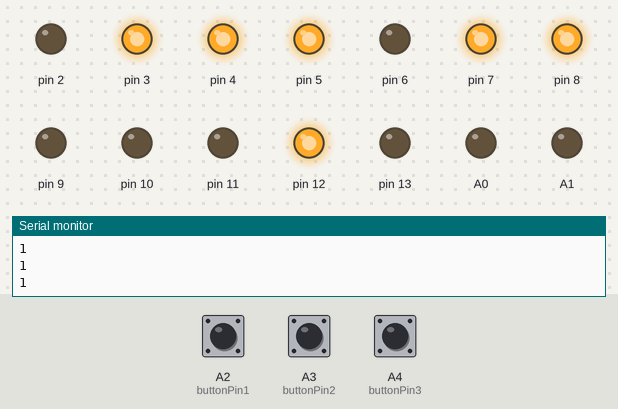
The sketch below on a simulated Arduino Uno, built with avr-gcc and run on an emulated ATmega328P. Shown: output pins drawn as LEDs (lit = HIGH), the last lines printed to the serial monitor. Dashed ring = blinking. Inputs (shaded band) come from the test bench; at power-on: A2 (buttonPin1) LOW, A3 (buttonPin2) LOW, A4 (buttonPin3) LOW.

Above: at 1.2 s.
1.3 s: A2 (buttonPin1) pulled HIGH for 0.15 s
At 2.1 s:
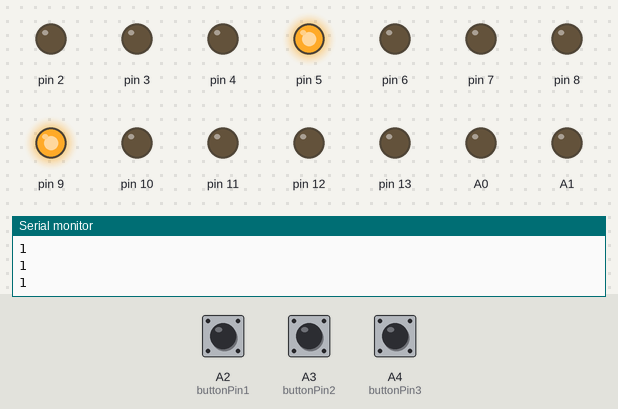
2.9 s: A3 (buttonPin2) pulled HIGH for 0.15 s
At 3.7 s:
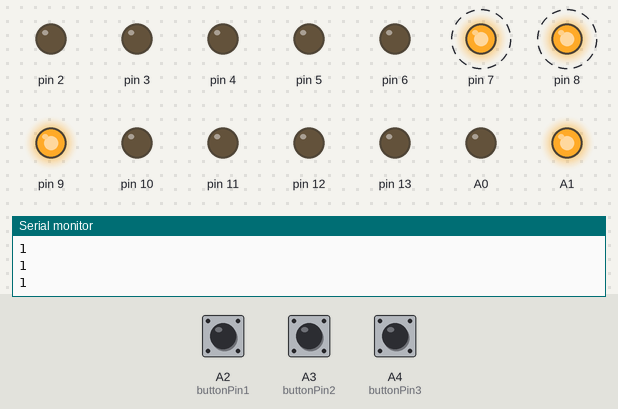
6.0 s: A3 (buttonPin2) pulled HIGH for 1 s
At 6.0 s:
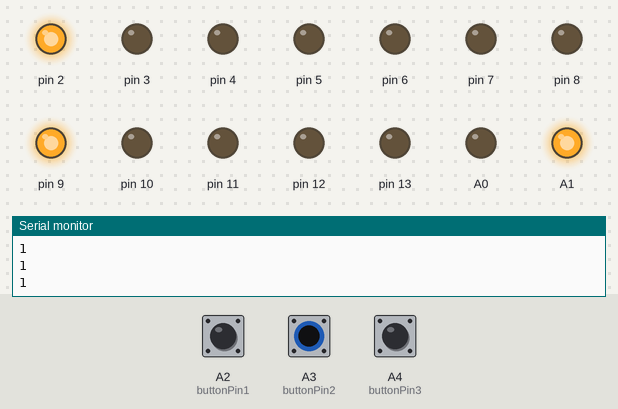
8.5 s: A2 (buttonPin1) pulled HIGH for 1 s
At 9.8 s:
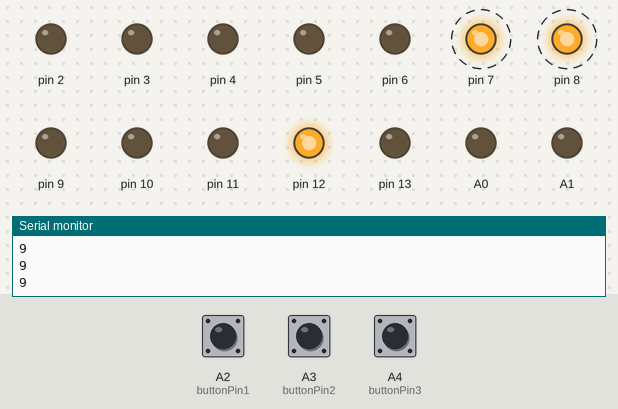
12.5 s: A2 (buttonPin1) pulled HIGH for 3.2 s
At 13.2 s:
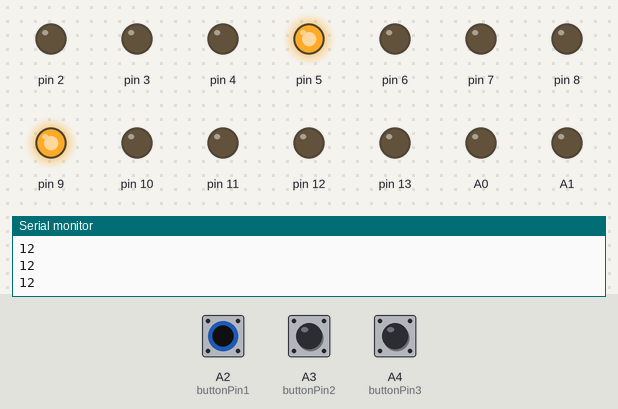
17.2 s: A3 (buttonPin2) pulled HIGH for 0.15 s
At 19.0 s:
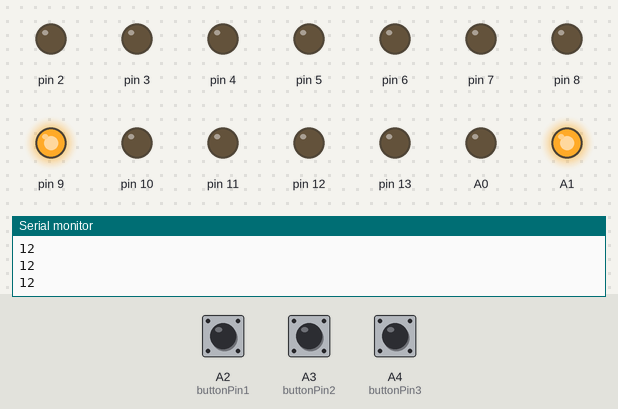
Timing chart, 0 to 24.7 s (numbered marks = the images above; inputs shaded):
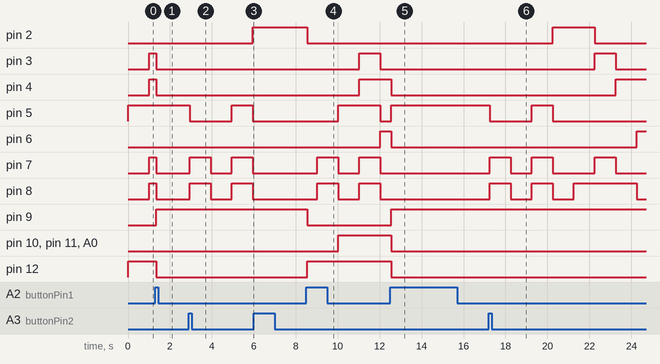

Measured:
- after the input at 1.3 s, pin 3, pin 7, pin 8: HIGH → LOW after 0.06 s instead of 0.71 s; pin 4, pin 12: HIGH → LOW after 0.06 s; pin 5: stays HIGH (without the input it goes to LOW after 0.71 s); pin 6: stays LOW (without the input it goes to HIGH after 0.71 s); pin 9: LOW → HIGH after 0.06 s
- after the input at 2.9 s, pin 2: LOW → HIGH after 3.1 s; pin 5: HIGH → LOW after 0.05 s, → HIGH 2.0 s later, → LOW 1.0 s later; pin 7, pin 8: alternates HIGH for 1.0 s and LOW for 1.0 s, starting after 0.05 s; A1: LOW → HIGH after 0.05 s
- after the input at 6.0 s, pin 2: stays HIGH (without the input it goes to LOW after 2.0 s); pin 3, pin 7: stays LOW (without the input it goes to HIGH after 2.0 s); pin 8: stays LOW (without the input it goes to HIGH after 0.95 s)
- after the input at 8.5 s, pin 2, pin 9: HIGH → LOW after 0.05 s; pin 3: LOW → HIGH after 2.5 s, → LOW 1.0 s later; pin 4: LOW → HIGH after 2.5 s; pin 5: LOW → HIGH after 1.5 s, → LOW 2.0 s later; pin 6: LOW → HIGH after 3.5 s
- after the input at 12.5 s, pin 2: stays LOW (without the input it goes to HIGH after 2.5 s); pin 3, pin 7: stays LOW (without the input it goes to HIGH after 1.5 s); pin 4: HIGH → LOW after 0.06 s instead of 1.5 s; pin 5: LOW → HIGH after 0.06 s instead of 4.5 s; pin 6: HIGH → LOW after 0.06 s instead of 0.52 s
- after the input at 17.2 s, pin 2: LOW → HIGH after 3.1 s, → LOW 2.0 s later; pin 3: LOW → HIGH after 5.1 s, → LOW 1.0 s later; pin 4: LOW → HIGH after 6.1 s; pin 5: HIGH → LOW after 0.05 s, → HIGH 2.0 s later, → LOW 1.0 s later; pin 6: LOW → HIGH after 7.1 s

The sketch:

Lab2Bonus.ino
```cpp
const int buttonPin1 = A2; //switch
const int buttonPin2 = A3; //start
const int buttonPin3 = A4; //reset
int button1 = 0;
int button2_1 = 0;
int button2_2 = 0;
int button3 = 0;
int buttonState1 = 0;
int buttonState2 = 0;
int buttonState3 = 0;
long previous = 0;
long tprevious = 0;
int previous1 = 0;
int previous2 = 0;
int previous3 = 0;
int State1 = 0;
int State2 = 0;
int State3 = 0;
long lastdebounce1 = 0;
long lastdebounce2 = 0;
long lastdebounce3 = 0;
long debouncedelay = 50;
long interval = 1000;
int now = 0;
int tnow = 60;
int previousstate = 0;
long nowtime = 0;
bool button2_C = true;
bool button2_T = false;
bool button3_S = false;
bool PUSH = true;
void setup() {
  // put your setup code here, to run once:
  for (int i=2; i<=13; i++)
    pinMode (i,OUTPUT);
  pinMode (A0,OUTPUT);
  pinMode (A1,OUTPUT);
  pinMode (buttonPin1,INPUT);
  pinMode (buttonPin2,INPUT);
  pinMode (buttonPin3,INPUT);
  Serial.begin(9600);
}
void loop(){
  buttonState1 = digitalRead (buttonPin1);
  buttonState2 = digitalRead (buttonPin2);
  buttonState3 = digitalRead (buttonPin3);

  if (previous2 != buttonState2){
    lastdebounce2 = millis();
  }
  if ((millis()-lastdebounce2) > debouncedelay){
    if (buttonState2 != State2){
      State2 = buttonState2;
      if (State2 == HIGH && button2_C == true){
      button2_1++;
    }
      if (State2 == HIGH && button2_T == true){
      button2_2++;
    }
    }
  }
  previous2 = buttonState2;

  if (previous1 != buttonState1){
    lastdebounce1 = millis();
  }
  if ((millis()-lastdebounce1) > debouncedelay){
    if (buttonState1 != State1){
      State1 = buttonState1;
      if ((State1 == HIGH && PUSH == true) || (State1 == HIGH && PUSH == false && button3_S == true)){
      button1++;
    }
    }
  }

  previous1 = buttonState1;


  if (previous3 != buttonState3){
    lastdebounce3 = millis();
  }
  if ((millis()-lastdebounce3) > debouncedelay){
    if (buttonState3 != State3){
      State3 = buttonState3;
      if (State3 == HIGH && button3_S == true){
      button3++;
    }
    }
  }
   previous3 = buttonState3;
  int mode = button1%2;
//  Serial.println(mode);
  if (mode == 1){
    PUSH = false;
    Tik();
    button2_C = false;
    button2_T = true;
    nowtime = millis();
  }
  else{
    PUSH = true;
    Serial.println(now);
    Clock();
    tnow = 60;
    button2_C = true;
    button2_T = false;

  }
  unsigned long current = millis();
  if (current - previous > interval){
    previous = current;
    now++;
    if (now == 60)
      now = 0;
  }

}
void Clock(){
if (button2_1 % 2 == 1)
    now = now;
    int countright = now % 10;
    int countleft = now / 10;
//    Serial.println(now);
    switch (countright){
    case 0:
    digitalWrite(2,LOW); // 0
    digitalWrite(3,LOW);
    digitalWrite(4,LOW);
    digitalWrite(5,HIGH);
    digitalWrite(6,LOW);
    digitalWrite(7,LOW);
    digitalWrite(8,LOW);
    break;

    case 1:
    digitalWrite(2,LOW); // 1
    digitalWrite(3,HIGH);
    digitalWrite(4,HIGH);
    digitalWrite(5,HIGH);
    digitalWrite(6,LOW);
    digitalWrite(7,HIGH);
    digitalWrite(8,HIGH);
    break;

    case 2:
    digitalWrite(2,LOW); // 2
    digitalWrite(3,LOW);
    digitalWrite(4,HIGH);
    digitalWrite(5,LOW);
    digitalWrite(6,HIGH);
    digitalWrite(7,LOW);
    digitalWrite(8,LOW);
    break;

    case 3:
    digitalWrite(2,LOW); //3
    digitalWrite(3,LOW);
    digitalWrite(4,HIGH);
    digitalWrite(5,LOW);
    digitalWrite(6,LOW);
    digitalWrite(7,LOW);
    digitalWrite(8,HIGH);
    break;

    case 4:
    digitalWrite(2,LOW); // 4
    digitalWrite(3,HIGH);
    digitalWrite(4,LOW);
    digitalWrite(5,LOW);
    digitalWrite(6,LOW);
    digitalWrite(7,HIGH);
    digitalWrite(8,HIGH);
    break;

    case 5:
    digitalWrite(2,HIGH); // 5
    digitalWrite(3,LOW);
    digitalWrite(4,LOW);
    digitalWrite(5,LOW);
    digitalWrite(6,LOW);
    digitalWrite(7,LOW);
    digitalWrite(8,HIGH);
    break;

    case 6:
    digitalWrite(2,HIGH); // 6
    digitalWrite(3,LOW);
    digitalWrite(4,LOW);
    digitalWrite(5,LOW);
    digitalWrite(6,LOW);
    digitalWrite(7,LOW);
    digitalWrite(8,LOW);
    break;

    case 7:
    digitalWrite(2,LOW); // 7
    digitalWrite(3,LOW);
    digitalWrite(4,LOW);
    digitalWrite(5,HIGH);
    digitalWrite(6,LOW);
    digitalWrite(7,HIGH);
    digitalWrite(8,HIGH);
    break;

    case 8:
    digitalWrite(2,LOW); // 8
    digitalWrite(3,LOW);
    digitalWrite(4,LOW);
    digitalWrite(5,LOW);
    digitalWrite(6,LOW);
    digitalWrite(7,LOW);
    digitalWrite(8,LOW);
    break;

    case 9:
    digitalWrite(2,LOW); // 9
    digitalWrite(3,LOW);
    digitalWrite(4,LOW);
    digitalWrite(5,LOW);
    digitalWrite(6,LOW);
    digitalWrite(7,HIGH);
    digitalWrite(8,HIGH);
    break;
  }

  switch (countleft){
    case 0:
    digitalWrite(9,LOW); // 0
    digitalWrite(10,LOW);
    digitalWrite(11,LOW);
    digitalWrite(12,HIGH);
    digitalWrite(13,LOW);
    digitalWrite(A0,LOW);
    digitalWrite(A1,LOW);
    break;

    case 1:
    digitalWrite(9,LOW); // 1
    digitalWrite(10,HIGH);
    digitalWrite(11,HIGH);
    digitalWrite(12,HIGH);
    digitalWrite(13,LOW);
    digitalWrite(A0,HIGH);
    digitalWrite(A1,HIGH);
    break;

    case 2:
    digitalWrite(9,LOW); // 2
    digitalWrite(10,LOW);
    digitalWrite(11,HIGH);
    digitalWrite(12,LOW);
    digitalWrite(13,HIGH);
    digitalWrite(A0,LOW);
    digitalWrite(A1,LOW);
    break;

    case 3:
    digitalWrite(9,LOW); //3
    digitalWrite(10,LOW);
    digitalWrite(11,HIGH);
    digitalWrite(12,LOW);
    digitalWrite(13,LOW);
    digitalWrite(A0,LOW);
    digitalWrite(A1,HIGH);
    break;

    case 4:
    digitalWrite(9,LOW); // 4
    digitalWrite(10,HIGH);
    digitalWrite(11,LOW);
    digitalWrite(12,LOW);
    digitalWrite(13,LOW);
    digitalWrite(A0,HIGH);
    digitalWrite(A1,HIGH);
    break;

    case 5:
    digitalWrite(9,HIGH); // 5
    digitalWrite(10,LOW);
    digitalWrite(11,LOW);
    digitalWrite(12,LOW);
    digitalWrite(13,LOW);
    digitalWrite(A0,LOW);
    digitalWrite(A1,HIGH);
    break;

    case 6:
    digitalWrite(9,HIGH); // 6
    digitalWrite(10,LOW);
    digitalWrite(11,LOW);
    digitalWrite(12,LOW);
    digitalWrite(13,LOW);
    digitalWrite(A0,LOW);
    digitalWrite(A1,LOW);
    break;
  }
}

void Tik(){
  if (button3 != 0){
    tnow  = 60;
    button3 = 0;
  //  Serial.println(button3);
    button3_S = false;
  }
    if (button2_2 % 2 == 0){
      tnow = tnow;
      button3_S = true;
    }
    else{
    button3_S = false;
    unsigned long current = millis();
    if (current - tprevious > interval){
      tprevious = current;
      tnow--;
      if (tnow == 0)
        tnow = 0;
        }}
      int countright = tnow % 10;
      int countleft = tnow / 10;
     // Serial.println(countright);

      switch (countright){
      case 0:
      digitalWrite(2,LOW); // 0
      digitalWrite(3,LOW);
      digitalWrite(4,LOW);
      digitalWrite(5,HIGH);
      digitalWrite(6,LOW);
      digitalWrite(7,LOW);
      digitalWrite(8,LOW);
      break;

      case 1:
      digitalWrite(2,LOW); // 1
      digitalWrite(3,HIGH);
      digitalWrite(4,HIGH);
      digitalWrite(5,HIGH);
      digitalWrite(6,LOW);
      digitalWrite(7,HIGH);
      digitalWrite(8,HIGH);
      break;

      case 2:
      digitalWrite(2,LOW); // 2
      digitalWrite(3,LOW);
      digitalWrite(4,HIGH);
      digitalWrite(5,LOW);
      digitalWrite(6,HIGH);
      digitalWrite(7,LOW);
      digitalWrite(8,LOW);
      break;

      case 3:
      digitalWrite(2,LOW); //3
      digitalWrite(3,LOW);
      digitalWrite(4,HIGH);
      digitalWrite(5,LOW);
      digitalWrite(6,LOW);
      digitalWrite(7,LOW);
      digitalWrite(8,HIGH);
      break;

      case 4:
      digitalWrite(2,LOW); // 4
      digitalWrite(3,HIGH);
      digitalWrite(4,LOW);
      digitalWrite(5,LOW);
      digitalWrite(6,LOW);
      digitalWrite(7,HIGH);
      digitalWrite(8,HIGH);
      break;

      case 5:
      digitalWrite(2,HIGH); // 5
      digitalWrite(3,LOW);
      digitalWrite(4,LOW);
      digitalWrite(5,LOW);
      digitalWrite(6,LOW);
      digitalWrite(7,LOW);
      digitalWrite(8,HIGH);
      break;

      case 6:
      digitalWrite(2,HIGH); // 6
      digitalWrite(3,LOW);
      digitalWrite(4,LOW);
      digitalWrite(5,LOW);
      digitalWrite(6,LOW);
      digitalWrite(7,LOW);
      digitalWrite(8,LOW);
      break;

      case 7:
      digitalWrite(2,LOW); // 7
      digitalWrite(3,LOW);
      digitalWrite(4,LOW);
      digitalWrite(5,HIGH);
      digitalWrite(6,LOW);
      digitalWrite(7,HIGH);
      digitalWrite(8,HIGH);
      break;

      case 8:
      digitalWrite(2,LOW); // 8
      digitalWrite(3,LOW);
      digitalWrite(4,LOW);
      digitalWrite(5,LOW);
      digitalWrite(6,LOW);
      digitalWrite(7,LOW);
      digitalWrite(8,LOW);
      break;

      case 9:
      digitalWrite(2,LOW); // 9
      digitalWrite(3,LOW);
      digitalWrite(4,LOW);
      digitalWrite(5,LOW);
      digitalWrite(6,LOW);
      digitalWrite(7,HIGH);
      digitalWrite(8,HIGH);
      break;
    }

    switch (countleft){
      case 0:
      digitalWrite(9,LOW); // 0
      digitalWrite(10,LOW);
      digitalWrite(11,LOW);
      digitalWrite(12,HIGH);
      digitalWrite(13,LOW);
      digitalWrite(A0,LOW);
      digitalWrite(A1,LOW);
      break;

      case 1:
      digitalWrite(9,LOW); // 1
      digitalWrite(10,HIGH);
      digitalWrite(11,HIGH);
      digitalWrite(12,HIGH);
      digitalWrite(13,LOW);
      digitalWrite(A0,HIGH);
      digitalWrite(A1,HIGH);
      break;

      case 2:
      digitalWrite(9,LOW); // 2
      digitalWrite(10,LOW);
      digitalWrite(11,HIGH);
      digitalWrite(12,LOW);
      digitalWrite(13,HIGH);
      digitalWrite(A0,LOW);
      digitalWrite(A1,LOW);
      break;

      case 3:
      digitalWrite(9,LOW); //3
      digitalWrite(10,LOW);
      digitalWrite(11,HIGH);
      digitalWrite(12,LOW);
      digitalWrite(13,LOW);
      digitalWrite(A0,LOW);
      digitalWrite(A1,HIGH);
      break;

      case 4:
      digitalWrite(9,LOW); // 4
      digitalWrite(10,HIGH);
      digitalWrite(11,LOW);
      digitalWrite(12,LOW);
      digitalWrite(13,LOW);
      digitalWrite(A0,HIGH);
      digitalWrite(A1,HIGH);
      break;

      case 5:
      digitalWrite(9,HIGH); // 5
      digitalWrite(10,LOW);
      digitalWrite(11,LOW);
      digitalWrite(12,LOW);
      digitalWrite(13,LOW);
      digitalWrite(A0,LOW);
      digitalWrite(A1,HIGH);
      break;

      case 6:
      digitalWrite(9,HIGH); // 6
      digitalWrite(10,LOW);
      digitalWrite(11,LOW);
      digitalWrite(12,LOW);
      digitalWrite(13,LOW);
      digitalWrite(A0,LOW);
      digitalWrite(A1,LOW);
      break;
    }

}
```
